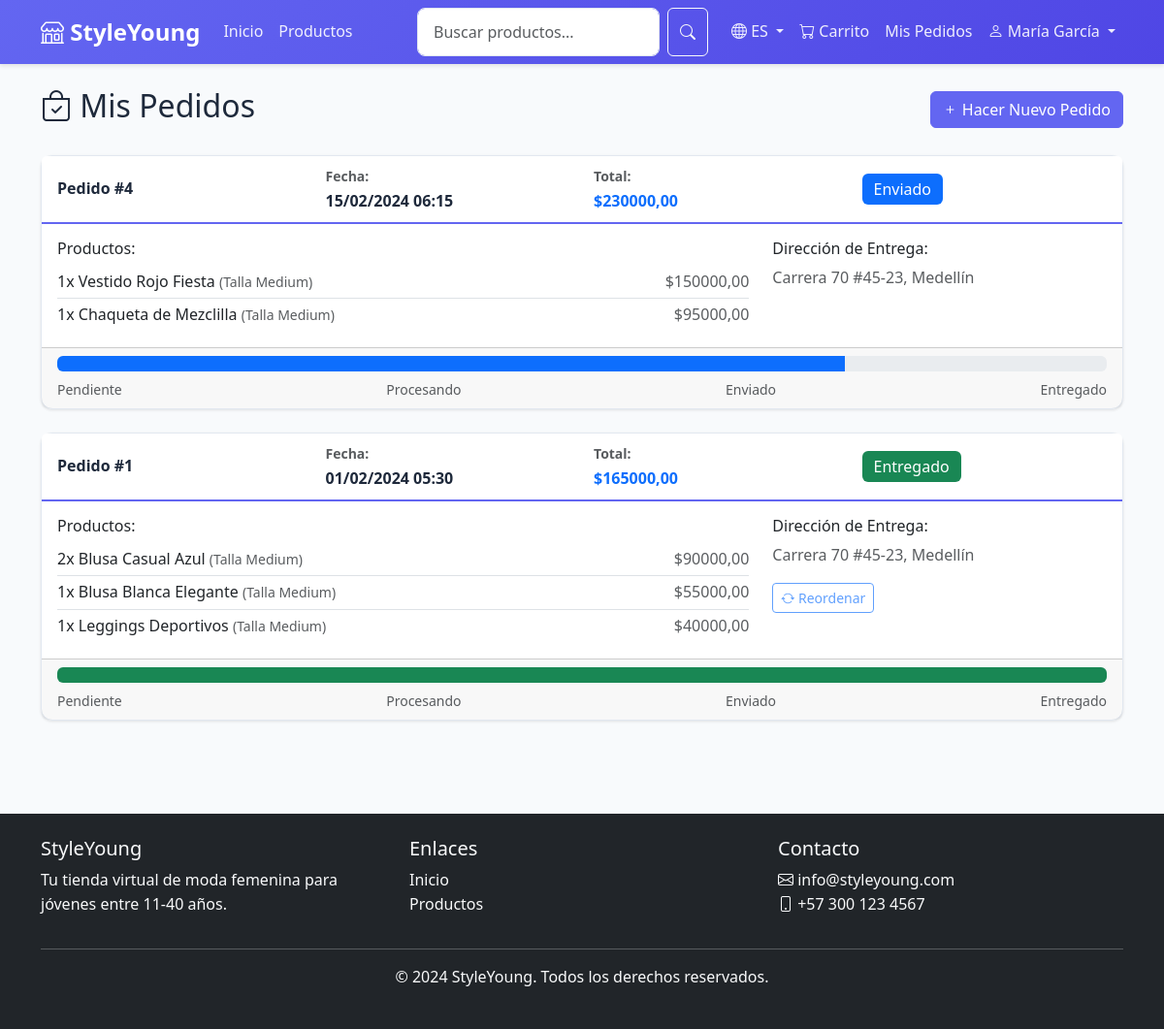
The page /es/mis-pedidos/ (signed in) on the database its author committed.
### usuarios/models.py (models this page shows, shortened)
class Usuario(AbstractUser):
    nombre = models.CharField(max_length=100)
    email = models.EmailField(unique=True)
    direccion = models.CharField(max_length=255, blank=True)
    telefono = models.CharField(max_length=15, blank=True)
    USERNAME_FIELD = 'email'
    REQUIRED_FIELDS = ['nombre', 'username']  # username necesario para createsuperuser
    class Meta:
        verbose_name = "Usuario"
        verbose_name_plural = "Usuarios"

### tienda/models.py (models this page shows, shortened)
class Pedido(models.Model):
    ESTADOS_PEDIDO = [
        ('pendiente', 'Pendiente'),
        ('procesando', 'Procesando'),
        ('enviado', 'Enviado'),
        ('entregado', 'Entregado'),
        ('cancelado', 'Cancelado'),
    ]
    usuario = models.ForeignKey(settings.AUTH_USER_MODEL, on_delete=models.CASCADE)
    total = models.DecimalField(max_digits=10, decimal_places=2)
    estado = models.CharField(max_length=20, choices=ESTADOS_PEDIDO, default='pendiente')
    fecha_pedido = models.DateTimeField(auto_now_add=True)
    direccion_entrega = models.CharField(max_length=255)
    class Meta:
        verbose_name = "Pedido"
        verbose_name_plural = "Pedidos"

class ItemPedido(models.Model):
    pedido = models.ForeignKey(Pedido, on_delete=models.CASCADE)
    producto = models.ForeignKey(Producto, on_delete=models.CASCADE)
    talla = models.ForeignKey(Talla, on_delete=models.CASCADE)
    cantidad = models.IntegerField()
    precio_unitario = models.DecimalField(max_digits=10, decimal_places=2)
    def calcular_subtotal(self):
        return self.precio_unitario * self.cantidad
    class Meta:
        verbose_name = "Item del Pedido"
        verbose_name_plural = "Items del Pedido"

class Producto(models.Model):
    nombre = models.CharField(max_length=100)
    descripcion = models.TextField()
    precio = models.DecimalField(max_digits=10, decimal_places=2)
    marca = models.CharField(max_length=50)
    color = models.CharField(max_length=30)
    material = models.CharField(max_length=50)
    categoria = models.ForeignKey(Categoria, on_delete=models.CASCADE)
    imagen_principal = models.ImageField(
        upload_to='productos/',
        blank=True,
        null=True,
        help_text="Imagen principal del producto"
    )
    fecha_creacion = models.DateTimeField(auto_now_add=True)
    total_vendidos = models.IntegerField(default=0)
    class Meta:
        verbose_name = "Producto"
        verbose_name_plural = "Productos"

class Talla(models.Model):
    OPCIONES_TALLA = [
        ('XS', 'Extra Small'),
        ('S', 'Small'),
        ('M', 'Medium'),
        ('L', 'Large'),
        ('XL', 'Extra Large'),
    ]
    talla = models.CharField(max_length=10, choices=OPCIONES_TALLA)
    stock = models.IntegerField(default=0)
    producto = models.ForeignKey(Producto, on_delete=models.CASCADE)
    class Meta:
        verbose_name = "Talla"
        verbose_name_plural = "Tallas"
        unique_together = ['producto', 'talla']

### tienda/views.py (the view)
# urls.py: path('mis-pedidos/', views.mis_pedidos, name='mis_pedidos'),
@login_required
def mis_pedidos(request):
    pedidos = Pedido.objects.filter(usuario=request.user).order_by('-fecha_pedido')
    return render(request, 'usuario/mis_pedidos.html', {
        'pedidos': pedidos
    })

### tienda/context_processors.py (called while the page is built)
def clima_context(request):
    clima = ClimaService.obtener_clima()
    return {
        'clima_actual': clima
    }

### templates/usuario/mis_pedidos.html (shortened to what this page needs)
{% extends 'base.html' %}
{% block content %}
<div class="container py-4">
    <div class="d-flex justify-content-between align-items-center mb-4">
        <h2><i class="bi bi-bag-check"></i> Mis Pedidos</h2>
        <a href="{% url 'tienda:productos' %}" class="btn btn-primary">
            <i class="bi bi-plus"></i> Hacer Nuevo Pedido
        </a>
    </div>
    {% if pedidos %}
    <div class="row">
        {% for pedido in pedidos %}
        <div class="col-12 mb-4">
            <div class="card">
                <div class="card-header">
                    <div class="row align-items-center">
                        <div class="col-md-3">
                            <strong>Pedido #{{ pedido.id }}</strong>
                        </div>
                        <div class="col-md-3">
                            <small class="text-muted">Fecha:</small><br>
                            {{ pedido.fecha_pedido|date:"d/m/Y H:i" }}
                        </div>
                        <div class="col-md-3">
                            <small class="text-muted">Total:</small><br>
                            <strong class="text-primary">${{ pedido.total }}</strong>
                        </div>
                        <div class="col-md-3">
                            <span class="badge
                                {% if pedido.estado == 'pendiente' %}bg-warning
                                {% elif pedido.estado == 'procesando' %}bg-info
                                {% elif pedido.estado == 'enviado' %}bg-primary
                                {% elif pedido.estado == 'entregado' %}bg-success
                                {% else %}bg-danger
                                {% endif %} fs-6">
                                {{ pedido.get_estado_display }}
                            </span>
                        </div>
                    </div>
                </div>
                <div class="card-body">
                    <div class="row">
                        <div class="col-md-8">
                            <h6>Productos:</h6>
                            {% for item in pedido.itempedido_set.all %}
                            <div class="d-flex justify-content-between align-items-center py-1 {% if not forloop.last %}border-bottom{% endif %}">
                                <div>
                                    <span>{{ item.cantidad }}x {{ item.producto.nombre }}</span>
                                    <small class="text-muted">(Talla {{ item.talla.get_talla_display }})</small>
                                </div>
                                <span class="text-muted">${{ item.calcular_subtotal }}</span>
                            </div>
                            {% empty %}
                            <p class="text-muted">No hay items en este pedido.</p>
                            {% endfor %}
                        </div>
                        <div class="col-md-4">
                            <h6>Dirección de Entrega:</h6>
                            <p class="text-muted">{{ pedido.direccion_entrega }}</p>
                            {% if pedido.estado == 'pendiente' %}
                            <button class="btn btn-outline-danger btn-sm" disabled>
                                <i class="bi bi-x-circle"></i> Cancelar Pedido
                            </button>
                            {% elif pedido.estado == 'entregado' %}
                            <button class="btn btn-outline-primary btn-sm" disabled>
                                <i class="bi bi-arrow-repeat"></i> Reordenar
                            </button>
                            {% endif %}
                        </div>
                    </div>
                </div>
                <div class="card-footer">
                    <div class="progress">
                        <div class="progress-bar
                            {% if pedido.estado == 'enviado' %}bg-primary{% endif %}
                            {% if pedido.estado == 'entregado' %}bg-success{% endif %}
                            {% if pedido.estado == 'cancelado' %}bg-danger{% endif %}"
                            style="width:
                            {% if pedido.estado == 'pendiente' %}25%
                            {% elif pedido.estado == 'procesando' %}50%
                            {% elif pedido.estado == 'enviado' %}75%
                            {% elif pedido.estado == 'entregado' %}100%
                            {% else %}100%
                            {% endif %}">
                        </div>
                    </div>
                    <div class="d-flex justify-content-between mt-2">
                        <small class="text-muted">Pendiente</small>
                        <small class="text-muted">Procesando</small>
                        <small class="text-muted">Enviado</small>
                        <small class="text-muted">Entregado</small>
                    </div>
                </div>
            </div>
        </div>
        {% endfor %}
    </div>
    {% endif %}
</div>
{% endblock %}

### templates/base.html (shortened to what this page needs)
{% load static %}
{% load i18n %}
<!DOCTYPE html>
<html lang="{{ LANGUAGE_CODE }}">
<head>
    <link href="https://cdn.jsdelivr.net/npm/bootstrap@5.3.0/dist/css/bootstrap.min.css" rel="stylesheet">
    <link href="https://cdn.jsdelivr.net/npm/bootstrap-icons@1.10.0/font/bootstrap-icons.css" rel="stylesheet">
    <link href="{% static 'css/styles.css' %}" rel="stylesheet">
</head>
<body>
    <nav class="navbar navbar-expand-lg navbar-dark bg-primary">
        <div class="container">
            <a class="navbar-brand fw-bold" href="{% url 'tienda:home' %}">
                <i class="bi bi-shop"></i> StyleYoung
            </a>
            <div class="collapse navbar-collapse" id="navbarNav">
                <ul class="navbar-nav me-auto">
                    <li class="nav-item">
                        <a class="nav-link" href="{% url 'tienda:home' %}">{% trans "Inicio" %}</a>
                    </li>
                    <li class="nav-item">
                        <a class="nav-link" href="{% url 'tienda:productos' %}">{% trans "Productos" %}</a>
                    </li>
                </ul>
                <form class="d-flex me-3" method="get" action="{% url 'tienda:productos' %}">
                    <div class="position-relative">
                        <input class="form-control" type="search" name="busqueda"
                               placeholder="{% trans 'Buscar productos...' %}" style="width: 250px;"
                               id="navbar-search" autocomplete="off">
                    </div>
                    <button class="btn btn-outline-light ms-2" type="submit">
                        <i class="bi bi-search"></i>
                    </button>
                </form>
                <ul class="navbar-nav">
                    <li class="nav-item dropdown">
                        <a class="nav-link dropdown-toggle" href="#" role="button" data-bs-toggle="dropdown">
                            <i class="bi bi-globe"></i>
                            {% if LANGUAGE_CODE == 'es' %}ES{% else %}EN{% endif %}
                        </a>
                    </li>
                    {% if user.is_authenticated %}
                        <li class="nav-item">
                            <a class="nav-link" href="{% url 'tienda:carrito' %}">
                                <i class="bi bi-cart"></i> {% trans "Carrito" %}
                            </a>
                        </li>
                        <li class="nav-item">
                            <a class="nav-link" href="{% url 'tienda:mis_pedidos' %}">{% trans "Mis Pedidos" %}</a>
                        </li>
                        <li class="nav-item dropdown">
                            <a class="nav-link dropdown-toggle" href="#" role="button" data-bs-toggle="dropdown">
                                <i class="bi bi-person"></i> {{ user.nombre|default:user.username }}
                            </a>
                        </li>
                    {% endif %}
                </ul>
            </div>
        </div>
    </nav>
    <main>
        {% block content %}{% endblock %}
    </main>
    <footer class="bg-dark text-light mt-5 py-4">
        <div class="container">
            <div class="row">
                <div class="col-md-4">
                    <h5>StyleYoung</h5>
                    <p>Tu tienda virtual de moda femenina para jóvenes entre 11-40 años.</p>
                </div>
                <div class="col-md-4">
                    <h5>Enlaces</h5>
                    <ul class="list-unstyled">
                        <li><a href="{% url 'tienda:home' %}" class="text-light text-decoration-none">Inicio</a></li>
                        <li><a href="{% url 'tienda:productos' %}" class="text-light text-decoration-none">Productos</a></li>
                    </ul>
                </div>
                <div class="col-md-4">
                    <h5>Contacto</h5>
                    <p><i class="bi bi-envelope"></i> info@styleyoung.com<br>
                       <i class="bi bi-phone"></i> +57 300 123 4567</p>
                </div>
            </div>
            <hr>
            <div class="text-center">
                <p>&copy; 2024 StyleYoung. Todos los derechos reservados.</p>
            </div>
        </div>
    </footer>
</body>
</html>

### static/css/styles.css (style rules this page uses)
:root { --primary-color: #6366f1; --primary-dark: #4f46e5; --secondary-color: #ec4899; --success-color: #10b981; --danger-color: #ef4444; --warning-color: #f59e0b; --info-color: #3b82f6; --light-bg: #f8fafc; --dark-text: #1e293b; --gray-text: #64748b; --border-color: #e2e8f0; --white: #ffffff; }
body { font-family: 'Segoe UI', Tahoma, Geneva, Verdana, sans-serif; color: var(--dark-text); background-color: var(--light-bg); line-height: 1.6; }
.navbar { background: linear-gradient(135deg, var(--primary-color) 0%, var(--primary-dark) 100%); box-shadow: 0 2px 4px rgba(0,0,0,0.1); }
.navbar-brand { font-weight: 700; font-size: 1.5rem; color: var(--white) !important; }
.navbar-nav .nav-link { color: rgba(255, 255, 255, 0.9) !important; font-weight: 500; transition: color 0.3s ease; }
.btn-primary { background-color: var(--primary-color); border-color: var(--primary-color); transition: all 0.3s ease; }
.card { border: 1px solid var(--border-color); border-radius: 12px; box-shadow: 0 1px 3px rgba(0, 0, 0, 0.1); transition: all 0.3s ease; background-color: var(--white); }
.card-header { background-color: var(--white); border-bottom: 2px solid var(--primary-color); font-weight: 600; color: var(--dark-text); }
.form-control, .form-select { border: 1px solid var(--border-color); border-radius: 8px; padding: 0.75rem 1rem; transition: all 0.3s ease; }
.badge { padding: 0.5rem 0.75rem; font-weight: 500; border-radius: 6px; }

### rows shown on the page
Usuario: nombre "María García"
Pedido: id "4", fecha_pedido "15/02/2024 06:15", total "230000,00", estado "Enviado", direccion_entrega "Carrera 70 #45-23, Medellín"
ItemPedido: cantidad "1", producto.nombre "Vestido Rojo Fiesta", talla.talla "Medium", calcular_subtotal "150000,00"
ItemPedido: cantidad "1", producto.nombre "Chaqueta de Mezclilla", talla.talla "Medium", calcular_subtotal "95000,00"
Pedido: id "1", fecha_pedido "01/02/2024 05:30", total "165000,00", estado "Entregado", direccion_entrega "Carrera 70 #45-23, Medellín", shows "Reordenar"
ItemPedido: cantidad "2", producto.nombre "Blusa Casual Azul", talla.talla "Medium", calcular_subtotal "90000,00"
ItemPedido: cantidad "1", producto.nombre "Blusa Blanca Elegante", talla.talla "Medium", calcular_subtotal "55000,00"
ItemPedido: cantidad "1", producto.nombre "Leggings Deportivos", talla.talla "Medium", calcular_subtotal "40000,00"
